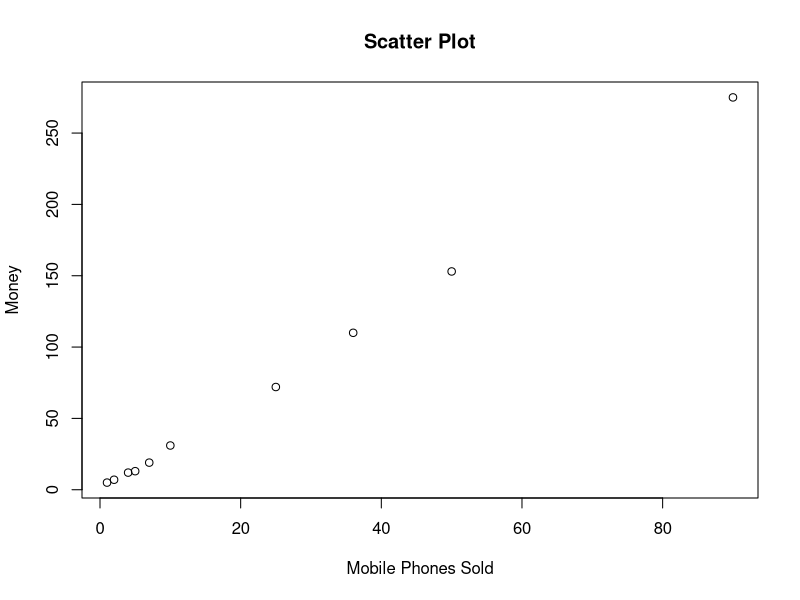

Recreate this plot in R.
# EXP 8: Scatter plot for mobile sales
df <- data.frame(x = c(4, 1, 5, 7, 10, 2, 50, 25, 90, 36), y = c(12, 5, 13, 19, 31, 7, 153, 72, 275, 110))
plot(df$x, df$y, xlab = "Mobile Phones Sold", ylab = "Money", main = "Scatter Plot")